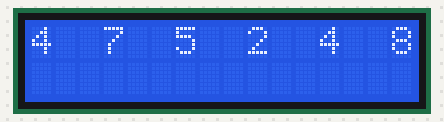
The sketch below on a simulated Arduino Uno, built with avr-gcc and run on an emulated ATmega328P. On the bench: 16×2 character LCD. Random numbers use the default seed unless the sketch sets one.

Above: at 1.4 s.
At 4.7 s:
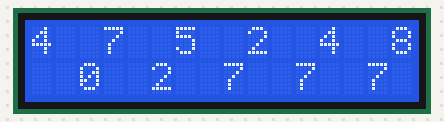
At 8.0 s:
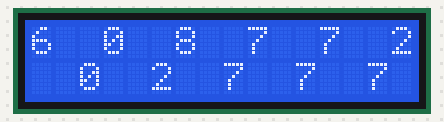
At 17.8 s:
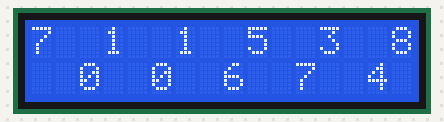
At 27.7 s:
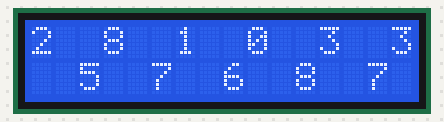
At 37.5 s:
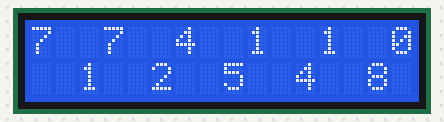

Measured:
- what the display in image 0 shows lasts 2.3 s, from 1.3 s to 3.6 s
- what the display in image 1 shows lasts 2.0 s, from 4.6 s to 6.6 s

The sketch:

LiquidCrystal_I2C_Random_Numbers.ino
```cpp
#include <Wire.h>
#include <LiquidCrystal_I2C.h>
  //set the LCD address to 0x27 for a 16 chars and 2 line display
LiquidCrystal_I2C lcd(0x27,16,2);
int randNum[26];
void setup() {
  // initialize the lcd
  lcd.init();
  lcd.backlight();

}

void loop() {
  // put your main code here, to run repeatedly:
  lcd.setCursor(0,0);
  for(int i=0;i<26;i++){
    randNum[i]=random(9);
    lcd.print(randNum[i]);
    lcd.print("  ");
    delay(250);
  }

}
```
